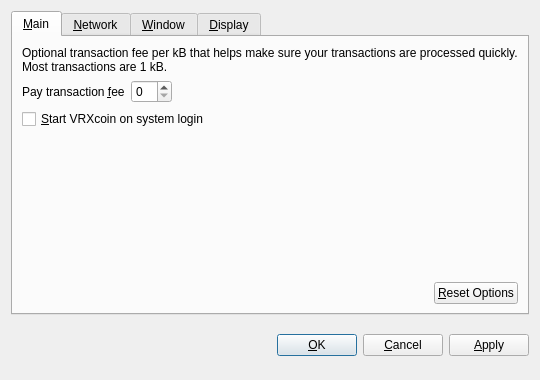
<?xml version="1.0" encoding="UTF-8"?>
<ui version="4.0">
 <class>OptionsDialog</class>
 <widget class="QDialog" name="OptionsDialog">
  <property name="geometry">
   <rect>
    <x>0</x>
    <y>0</y>
    <width>540</width>
    <height>380</height>
   </rect>
  </property>
  <property name="windowTitle">
   <string>Options</string>
  </property>
  <property name="modal">
   <bool>true</bool>
  </property>
  <layout class="QVBoxLayout" name="verticalLayout">
   <item>
    <widget class="QTabWidget" name="tabWidget">
     <property name="tabPosition">
      <enum>QTabWidget::North</enum>
     </property>
     <property name="currentIndex">
      <number>0</number>
     </property>
     <widget class="QWidget" name="tabMain">
      <attribute name="title">
       <string>&amp;Main</string>
      </attribute>
      <layout class="QVBoxLayout" name="verticalLayout_Main">
       <item>
        <widget class="QLabel" name="transactionFeeInfoLabel">
         <property name="text">
          <string>Optional transaction fee per kB that helps make sure your transactions are processed quickly. Most transactions are 1 kB.</string>
         </property>
         <property name="textFormat">
          <enum>Qt::PlainText</enum>
         </property>
         <property name="wordWrap">
          <bool>true</bool>
         </property>
        </widget>
       </item>
       <item>
        <layout class="QHBoxLayout" name="horizontalLayout_1_Main">
         <item>
          <widget class="QLabel" name="transactionFeeLabel">
           <property name="text">
            <string>Pay transaction &amp;fee</string>
           </property>
           <property name="textFormat">
            <enum>Qt::PlainText</enum>
           </property>
           <property name="buddy">
            <cstring>transactionFee</cstring>
           </property>
          </widget>
         </item>
         <item>
          <widget class="BitcoinAmountField" name="transactionFee"/>
         </item>
         <item>
          <spacer name="horizontalSpacer_1_Main">
           <property name="orientation">
            <enum>Qt::Horizontal</enum>
           </property>
           <property name="sizeHint" stdset="0">
            <size>
             <width>40</width>
             <height>20</height>
            </size>
           </property>
          </spacer>
         </item>
        </layout>
       </item>
       <item>
        <widget class="QCheckBox" name="bitcoinAtStartup">
         <property name="toolTip">
          <string>Automatically start VRXcoin after logging in to the system.</string>
         </property>
         <property name="text">
          <string>&amp;Start VRXcoin on system login</string>
         </property>
        </widget>
       </item>
       <item>
        <spacer name="verticalSpacer_Main">
         <property name="orientation">
          <enum>Qt::Vertical</enum>
         </property>
         <property name="sizeHint" stdset="0">
          <size>
           <width>20</width>
           <height>40</height>
          </size>
         </property>
        </spacer>
       </item>
       <item>
        <layout class="QHBoxLayout" name="horizontalLayout_2_Main">
         <item>
          <spacer name="horizontalSpacer_2_Main">
           <property name="orientation">
            <enum>Qt::Horizontal</enum>
           </property>
           <property name="sizeHint" stdset="0">
            <size>
             <width>40</width>
             <height>20</height>
            </size>
           </property>
          </spacer>
         </item>
         <item>
          <widget class="QPushButton" name="resetButton">
           <property name="toolTip">
            <string>Reset all client options to default.</string>
           </property>
           <property name="text">
            <string>&amp;Reset Options</string>
           </property>
           <property name="autoDefault">
            <bool>false</bool>
           </property>
          </widget>
         </item>
        </layout>
       </item>
      </layout>
     </widget>
     <widget class="QWidget" name="tabNetwork">
      <attribute name="title">
       <string>&amp;Network</string>
      </attribute>
      <layout class="QVBoxLayout" name="verticalLayout_Network">
       <item>
        <widget class="QCheckBox" name="mapPortUpnp">
         <property name="toolTip">
          <string>Automatically open the VRXcoin client port on the router. This only works when your router supports UPnP and it is enabled.</string>
         </property>
         <property name="text">
          <string>Map port using &amp;UPnP</string>
         </property>
        </widget>
       </item>
       <item>
        <widget class="QCheckBox" name="connectSocks">
         <property name="toolTip">
          <string>Connect to the VRXcoin network through a SOCKS proxy (e.g. when connecting through Tor).</string>
         </property>
         <property name="text">
          <string>&amp;Connect through SOCKS proxy:</string>
         </property>
        </widget>
       </item>
       <item>
        <layout class="QHBoxLayout" name="horizontalLayout_Network">
         <item>
          <widget class="QLabel" name="proxyIpLabel">
           <property name="text">
            <string>Proxy &amp;IP:</string>
           </property>
           <property name="textFormat">
            <enum>Qt::PlainText</enum>
           </property>
           <property name="buddy">
            <cstring>proxyIp</cstring>
           </property>
          </widget>
         </item>
         <item>
          <widget class="QValidatedLineEdit" name="proxyIp">
           <property name="maximumSize">
            <size>
             <width>140</width>
             <height>16777215</height>
            </size>
           </property>
           <property name="toolTip">
            <string>IP address of the proxy (e.g. 127.0.0.1)</string>
           </property>
          </widget>
         </item>
         <item>
          <widget class="QLabel" name="proxyPortLabel">
           <property name="text">
            <string>&amp;Port:</string>
           </property>
           <property name="textFormat">
            <enum>Qt::PlainText</enum>
           </property>
           <property name="buddy">
            <cstring>proxyPort</cstring>
           </property>
          </widget>
         </item>
         <item>
          <widget class="QLineEdit" name="proxyPort">
           <property name="maximumSize">
            <size>
             <width>55</width>
             <height>16777215</height>
            </size>
           </property>
           <property name="toolTip">
            <string>Port of the proxy (e.g. 9050)</string>
           </property>
          </widget>
         </item>
         <item>
          <widget class="QLabel" name="socksVersionLabel">
           <property name="text">
            <string>SOCKS &amp;Version:</string>
           </property>
           <property name="textFormat">
            <enum>Qt::PlainText</enum>
           </property>
           <property name="buddy">
            <cstring>socksVersion</cstring>
           </property>
          </widget>
         </item>
         <item>
          <widget class="QValueComboBox" name="socksVersion">
           <property name="toolTip">
            <string>SOCKS version of the proxy (e.g. 5)</string>
           </property>
          </widget>
         </item>
         <item>
          <spacer name="horizontalSpacer_Network">
           <property name="orientation">
            <enum>Qt::Horizontal</enum>
           </property>
           <property name="sizeHint" stdset="0">
            <size>
             <width>40</width>
             <height>20</height>
            </size>
           </property>
          </spacer>
         </item>
        </layout>
       </item>
       <item>
        <spacer name="verticalSpacer_Network">
         <property name="orientation">
          <enum>Qt::Vertical</enum>
         </property>
         <property name="sizeHint" stdset="0">
          <size>
           <width>20</width>
           <height>40</height>
          </size>
         </property>
        </spacer>
       </item>
      </layout>
     </widget>
     <widget class="QWidget" name="tabWindow">
      <attribute name="title">
       <string>&amp;Window</string>
      </attribute>
      <layout class="QVBoxLayout" name="verticalLayout_Window">
       <item>
        <widget class="QCheckBox" name="minimizeToTray">
         <property name="toolTip">
          <string>Show only a tray icon after minimizing the window.</string>
         </property>
         <property name="text">
          <string>&amp;Minimize to the tray instead of the taskbar</string>
         </property>
        </widget>
       </item>
       <item>
        <widget class="QCheckBox" name="minimizeOnClose">
         <property name="toolTip">
          <string>Minimize instead of exit the application when the window is closed. When this option is enabled, the application will be closed only after selecting Quit in the menu.</string>
         </property>
         <property name="text">
          <string>M&amp;inimize on close</string>
         </property>
        </widget>
       </item>
       <item>
        <spacer name="verticalSpacer_Window">
         <property name="orientation">
          <enum>Qt::Vertical</enum>
         </property>
         <property name="sizeHint" stdset="0">
          <size>
           <width>20</width>
           <height>40</height>
          </size>
         </property>
        </spacer>
       </item>
      </layout>
     </widget>
     <widget class="QWidget" name="tabDisplay">
      <attribute name="title">
       <string>&amp;Display</string>
      </attribute>
      <layout class="QVBoxLayout" name="verticalLayout_Display">
       <item>
        <layout class="QHBoxLayout" name="horizontalLayout_1_Display">
         <item>
          <widget class="QLabel" name="langLabel">
           <property name="text">
            <string>User Interface &amp;language:</string>
           </property>
           <property name="textFormat">
            <enum>Qt::PlainText</enum>
           </property>
           <property name="buddy">
            <cstring>lang</cstring>
           </property>
          </widget>
         </item>
         <item>
          <widget class="QValueComboBox" name="lang">
           <property name="toolTip">
            <string>The user interface language can be set here. This setting will take effect after restarting VRXcoin.</string>
           </property>
          </widget>
         </item>
        </layout>
       </item>
       <item>
        <layout class="QHBoxLayout" name="horizontalLayout_2_Display">
         <item>
          <widget class="QLabel" name="unitLabel">
           <property name="text">
            <string>&amp;Unit to show amounts in:</string>
           </property>
           <property name="textFormat">
            <enum>Qt::PlainText</enum>
           </property>
           <property name="buddy">
            <cstring>unit</cstring>
           </property>
          </widget>
         </item>
         <item>
          <widget class="QValueComboBox" name="unit">
           <property name="toolTip">
            <string>Choose the default subdivision unit to show in the interface and when sending coins.</string>
           </property>
          </widget>
         </item>
        </layout>
       </item>
       <item>
        <widget class="QCheckBox" name="displayAddresses">
         <property name="toolTip">
          <string>Whether to show VRXcoin addresses in the transaction list or not.</string>
         </property>
         <property name="text">
          <string>&amp;Display addresses in transaction list</string>
         </property>
        </widget>
       </item>
       <item>
        <widget class="QCheckBox" name="coinControlFeatures">
         <property name="toolTip">
          <string>Whether to show coin control features or not.</string>
         </property>
         <property name="text">
          <string>Display coin &amp;control features (experts only!)</string>
         </property>
        </widget>
       </item>
       <item>
        <spacer name="verticalSpacer_Display">
         <property name="orientation">
          <enum>Qt::Vertical</enum>
         </property>
         <property name="sizeHint" stdset="0">
          <size>
           <width>20</width>
           <height>40</height>
          </size>
         </property>
        </spacer>
       </item>
      </layout>
     </widget>
    </widget>
   </item>
   <item>
    <layout class="QHBoxLayout" name="horizontalLayout_Buttons">
     <item>
      <spacer name="horizontalSpacer_1">
       <property name="orientation">
        <enum>Qt::Horizontal</enum>
       </property>
       <property name="sizeHint" stdset="0">
        <size>
         <width>40</width>
         <height>48</height>
        </size>
       </property>
      </spacer>
     </item>
     <item>
      <widget class="QLabel" name="statusLabel">
       <property name="font">
        <font>
         <weight>75</weight>
         <bold>true</bold>
        </font>
       </property>
       <property name="text">
        <string/>
       </property>
       <property name="textFormat">
        <enum>Qt::PlainText</enum>
       </property>
       <property name="wordWrap">
        <bool>true</bool>
       </property>
      </widget>
     </item>
     <item>
      <spacer name="horizontalSpacer_2">
       <property name="orientation">
        <enum>Qt::Horizontal</enum>
       </property>
       <property name="sizeHint" stdset="0">
        <size>
         <width>40</width>
         <height>48</height>
        </size>
       </property>
      </spacer>
     </item>
     <item>
      <widget class="QPushButton" name="okButton">
       <property name="text">
        <string>&amp;OK</string>
       </property>
      </widget>
     </item>
     <item>
      <widget class="QPushButton" name="cancelButton">
       <property name="text">
        <string>&amp;Cancel</string>
       </property>
       <property name="autoDefault">
        <bool>false</bool>
       </property>
      </widget>
     </item>
     <item>
      <widget class="QPushButton" name="applyButton">
       <property name="text">
        <string>&amp;Apply</string>
       </property>
       <property name="autoDefault">
        <bool>false</bool>
       </property>
      </widget>
     </item>
    </layout>
   </item>
  </layout>
 </widget>
 <customwidgets>
  <customwidget>
   <class>BitcoinAmountField</class>
   <extends>QSpinBox</extends>
   <header>bitcoinamountfield.h</header>
  </customwidget>
  <customwidget>
   <class>QValueComboBox</class>
   <extends>QComboBox</extends>
   <header>qvaluecombobox.h</header>
  </customwidget>
  <customwidget>
   <class>QValidatedLineEdit</class>
   <extends>QLineEdit</extends>
   <header>qvalidatedlineedit.h</header>
  </customwidget>
 </customwidgets>
 <resources/>
 <connections/>
</ui>
